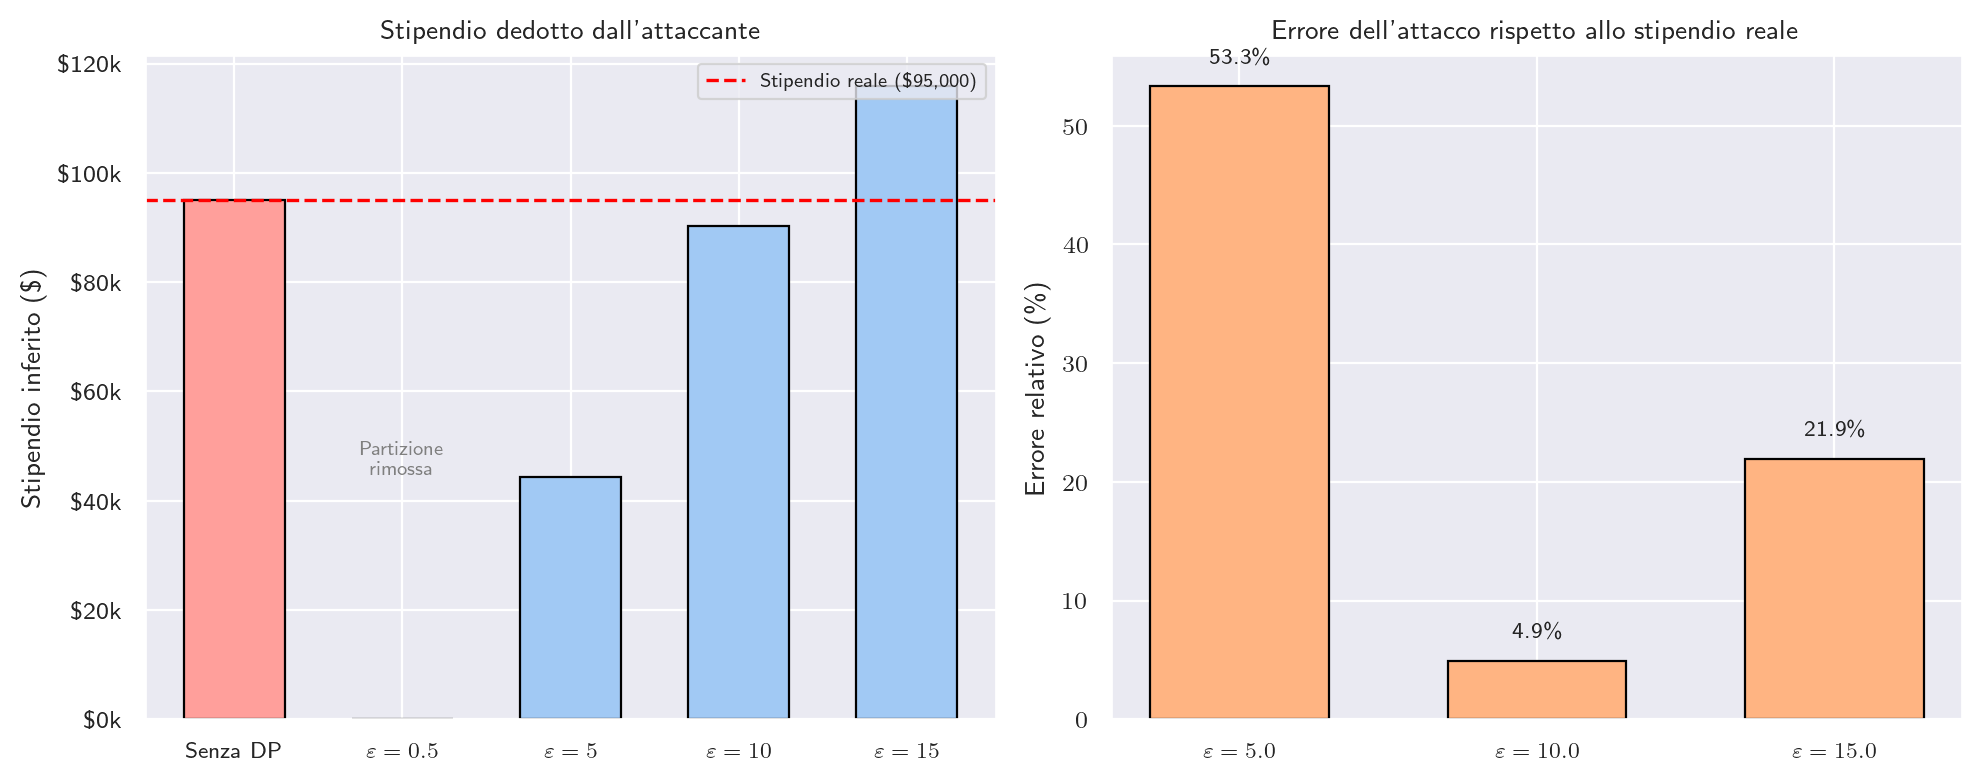

Source code (Python):
import matplotlib
import matplotlib.pyplot as plt
import seaborn as sns
import json
from pathlib import Path
import numpy as np

matplotlib.rc("text", usetex=True)
sns.set_theme()
sns.set_context("paper")
sns.set_style("darkgrid")

SCRIPT_DIR = Path(__file__).parent
DATA_FILE = SCRIPT_DIR.parent / "output" / "analysis_data.json"

with open(DATA_FILE) as f:
    data = json.load(f)

true_salary = data["victim"]["true_salary"]
clear_inferred = data["attack_without_dp"]["inferred_salary"]

epsilons = []
inferred_salaries = []
errors = []
labels_eps = []

for eps_str, res in sorted(data["dp_attack_results"].items(), key=lambda x: float(x[0])):
    eps = float(eps_str)
    epsilons.append(eps)
    labels_eps.append(f"$\\varepsilon={eps_str}$")
    if res["all_queries_available"]:
        inferred_salaries.append(res["inferred_salary"])
        errors.append(res["error"])
    else:
        inferred_salaries.append(None)
        errors.append(None)

_palette = sns.color_palette("pastel")

fig, (ax1, ax2) = plt.subplots(1, 2, figsize=(10, 4))

# --- grafico sinistro: stipendio inferito ---
x_positions = range(len(epsilons) + 1)
all_labels = ["Senza DP"] + labels_eps
all_values = [clear_inferred] + inferred_salaries
colors = [_palette[3]] + [_palette[0]] * len(epsilons)

bar_vals = []
for v in all_values:
    bar_vals.append(v if v is not None else 0)

bars = ax1.bar(x_positions, bar_vals, color=colors, edgecolor="black", lw=0.8, width=0.6)

# annota partizione rimossa
for i, v in enumerate(all_values):
    if v is None:
        ax1.text(i, true_salary * 0.5, "Partizione\nrimossa",
                ha="center", va="center", fontsize=7, fontstyle="italic", color="gray")

ax1.axhline(y=true_salary, color="red", ls="--", lw=1.2, label=f"Stipendio reale (\\${true_salary:,})")
ax1.set_xticks(x_positions)
ax1.set_xticklabels(all_labels, fontsize=8)
ax1.set_ylabel("Stipendio inferito (\\$)")
ax1.set_title("Stipendio dedotto dall'attaccante")
ax1.legend(fontsize=7, loc="upper right")
ax1.yaxis.set_major_formatter(plt.FuncFormatter(lambda x, _: f"\\${x / 1e3:.0f}k"))

# --- grafico destro: errore relativo ---
dp_eps = []
dp_errors_ratio = []
for eps_str, res in sorted(data["dp_attack_results"].items(), key=lambda x: float(x[0])):
    if res["all_queries_available"]:
        dp_eps.append(float(eps_str))
        dp_errors_ratio.append(res["error_ratio"] * 100)

ax2.bar(range(len(dp_eps)), dp_errors_ratio, color=_palette[1], edgecolor="black", lw=0.8, width=0.6)
ax2.set_xticks(range(len(dp_eps)))
ax2.set_xticklabels([f"$\\varepsilon={e}$" for e in dp_eps], fontsize=8)
ax2.set_ylabel("Errore relativo (\\%)")
ax2.set_title("Errore dell'attacco rispetto allo stipendio reale")

for i, (e, v) in enumerate(zip(dp_eps, dp_errors_ratio)):
    ax2.text(i, v + 1.5, f"{v:.1f}\\%", ha="center", va="bottom", fontsize=8)

fig.tight_layout()
fig.savefig(SCRIPT_DIR / "attack_comparison.pdf", bbox_inches="tight")
fig.savefig(SCRIPT_DIR / "attack_comparison.png", bbox_inches="tight", dpi=200)
